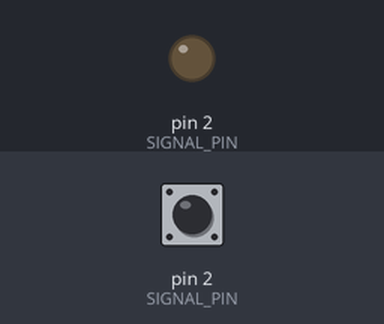
This sketch was run on a simulated Arduino Uno, built with avr-gcc and run on an emulated ATmega328P. Shown: output pins drawn as LEDs (lit = HIGH). The test bench sets the inputs (shaded band); at power-on: pin 2 (SIGNAL_PIN) LOW. What the sketch prints to the serial monitor is not drawn.

Above: at 4.2 s.
4.3 s: pin 2 (SIGNAL_PIN) pulsed HIGH 5 times (0.12 s each, 0.3 s apart)
At 6.7 s:
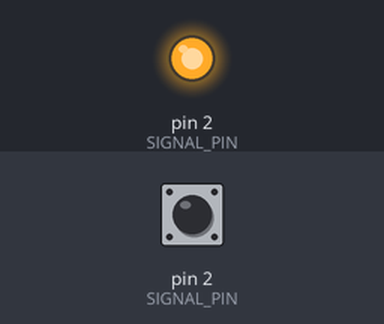
7.4 s: pin 2 (SIGNAL_PIN) driven HIGH
8.9 s: pin 2 (SIGNAL_PIN) driven LOW
Timing chart, 0 to 11.9 s (numbered marks = the images above; inputs shaded):
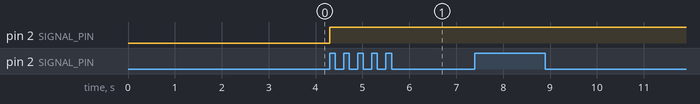

Measured:
- after the input at 4.3 s, pin 2 (SIGNAL_PIN): LOW → HIGH after 0.00 s instead of 3.1 s

The sketch:

Lichtschranke_QTR.ino
```cpp
//Signalpin des Sensors
#define SIGNAL_PIN 2

void setup()
{
  Serial.begin(9600);
}

void loop()
{
  long c = readQTR1RC();
  Serial.println(c);
}

long readQTR1RC()
{
    long c = 0;//Zählvariable

    //Kondensator entladen:

    //Pin als Ausgang nutzen
    pinMode(SIGNAL_PIN, OUTPUT);
    //und 5V anlegen
    digitalWrite(SIGNAL_PIN, HIGH);
    //abwarten, um den Kondensator zu entladen
    delay(1);

    //Zeit messen, bis Kondensator
    //vom Phototransistor geladen wurde:

    //Pin als Eingang nutzen
    pinMode(SIGNAL_PIN, INPUT);

    //und abwarten, solange 5V anliegen
    while(digitalRead(SIGNAL_PIN) == HIGH)
    {
        c++;
    }
    return c;
}
```
